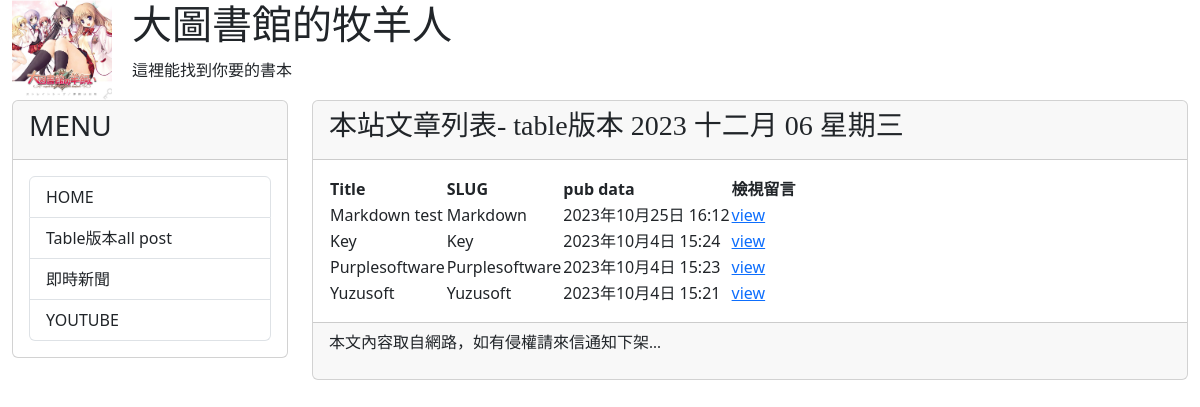
Page /post/ on the committed database.
### mysite/models.py (models this page shows, shortened)
class Post(models.Model):
    title = models.CharField(max_length=200)
    slug = models.CharField(max_length=200)
    body = models.TextField()
    pub_date = models.DateTimeField(auto_now_add=True)
    class Meta:
        ordering = ('-pub_date',)

### mysite/views.py (the view)
# urls.py: path('post/', views.show_all_posts, name="show-all-posts"),
def show_all_posts(request):
    posts = Post.objects.all()
    return render(request, 'allposts.html', locals())

### mysite/templates/allposts.html (shortened to what this page needs)
{% extends "base2.html" %}
{% block headmessage %}
<h3 style='font-family:標楷體;'>本站文章列表- table版本</a>
    {% now 'Y M d D' %}
{% endblock headmessage %}
{% block content %}
{% for post in posts %}
{% if forloop.first %}
<table>
    <tr background="#cccccc">
        <th>Title</th>
        <th>SLUG</th>
        <th>pub data</th>
        <th>檢視留言</th>
    </tr>
{% endif %}
    <tr background='{% cycle "#ffccff" "#ccffcc" %}'>
        <td>{{ post.title }}</td>
        <td>{{ post.slug }}</td>
        <td>{{ post.pub_date }}</td>
        <td><a href="{% url 'show-comments' post.id %}">view</a></td>
    </tr>
{% if forloop.last %}
</table>
{% endif %}
{% endfor %}
{% endblock content %}

### rows in the picture
Post: title "Markdown test", slug "Markdown", pub_date "2023年10月25日 16:12"
Post: title "Key", slug "Key", pub_date "2023年10月4日 15:24"
Post: title "Purplesoftware", slug "Purplesoftware", pub_date "2023年10月4日 15:23"
Post: title "Yuzusoft", slug "Yuzusoft", pub_date "2023年10月4日 15:21"
